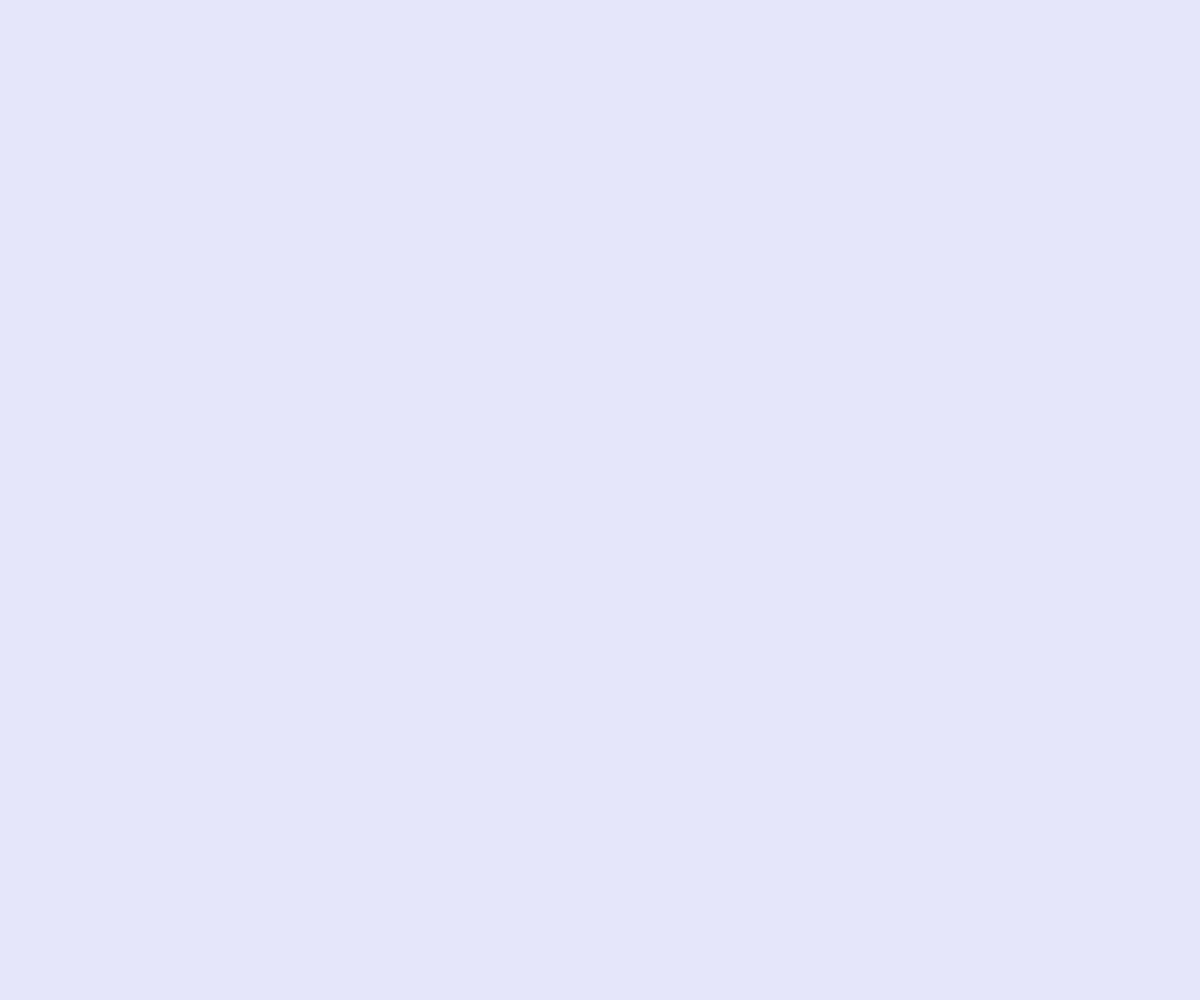
Frame 1 (no input)
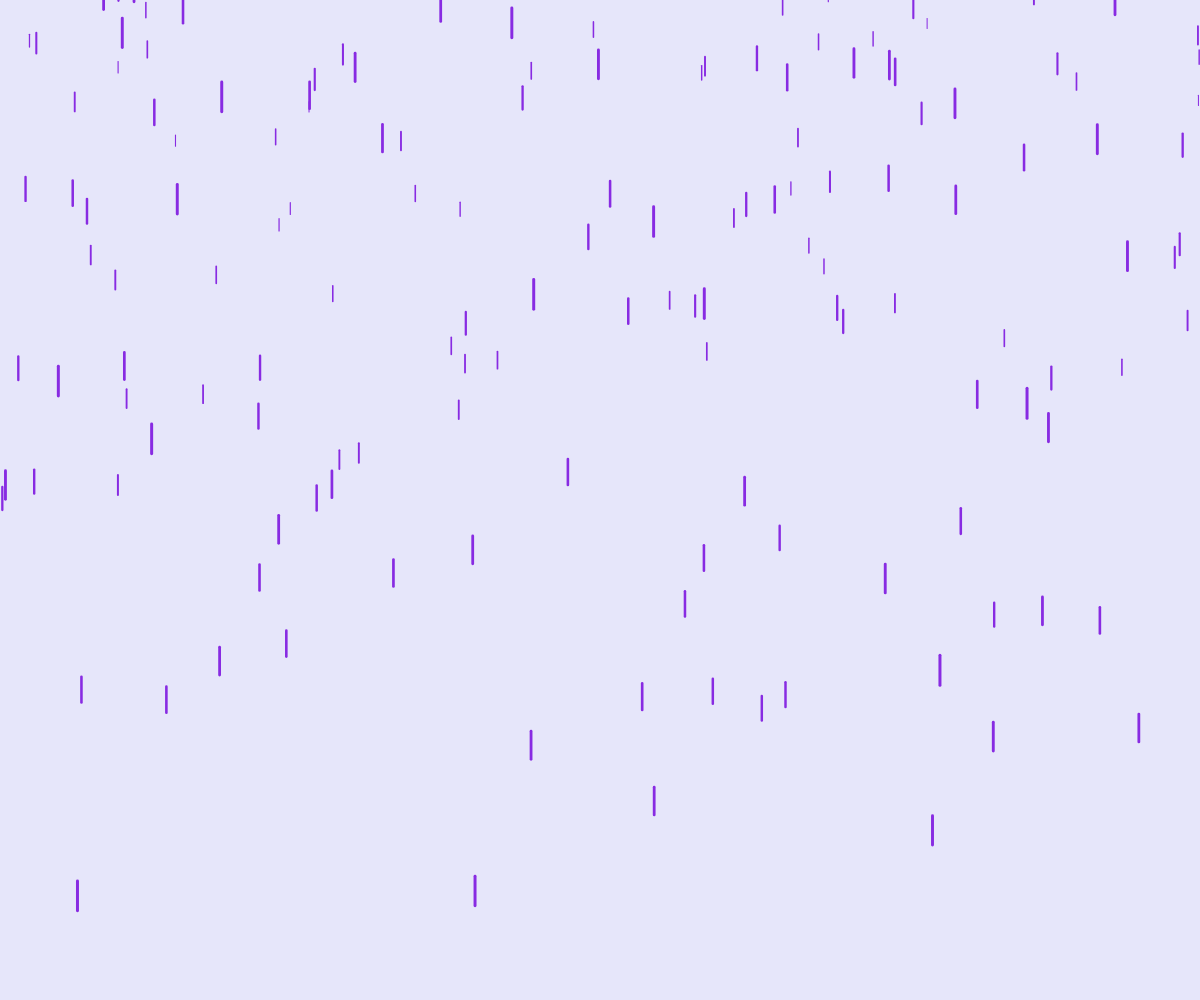
Frame 60 (no input)
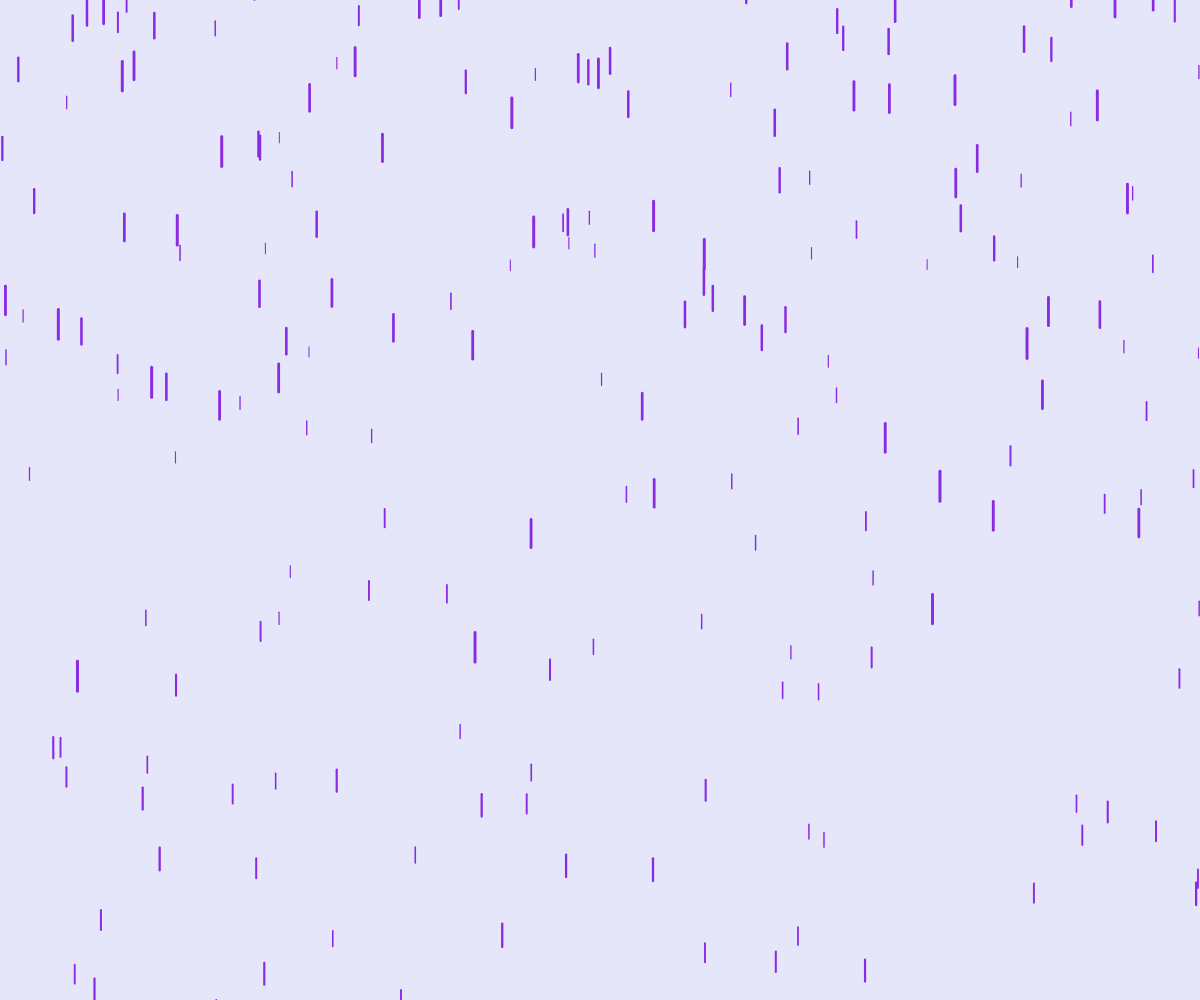
Frame 120 (the mouse pressed at the canvas centre since frame 60)

The p5.js sketch that drew these frames (run headless with seeded random() and noise() and a simulated clock; from frame 60 on, the mouse is pressed at the canvas centre):

// p5.js sketch
// ── sketch.js
var newDrops;

function setup(){
  createCanvas(windowWidth, windowHeight);
  newDrops = [];
  for (var i = 0; i < 250; i++) {
    newDrops.push(new Drop());
  };
}

function draw(){
  background(230,230,250);
  newDrops.forEach(function(drop){
    drop.fall();
    drop.show();
  })
}

function Drop(){
  
  this.x = random(width);
  this.y = random(-1000,-50);
  this.z = random(0,20);
  this.gravity = map(this.z,0,20,0.01,0.2);
  this.length = map(this.z,0,20,10,30);
  this.speed = map(this.z, 0, 20, 3,10);

  this.fall = function(){

    this.y += this.speed;
    this.speed += this.gravity;
    if (this.y > height){
      this.y = random(-100,-200);
      this.speed = map(this.z, 0, 20, 3,10);
    }
  }

  this.show = function(){
    console.log(this.y);
    stroke(136, 43, 226);
    strokeWeight(map(this.z, 0, 20, 1, 3));
    line(this.x, this.y, this.x, this.y + this.length);
  }
}



// var d;
// // The setup function runs once

// function setup() {
//   createCanvas(windowWidth, windowHeight);
//   d = new Drop();
// }

// //The draw function runs many times per second. The default rate is 60 frames per second!
// function draw() {
//   background(230,230,250);
//   d.fall();
//   d.show();
// }

// function Drop(){
//   this.x = width/2;
//   this.y = 0;
//   this.len = 10;
//   this.yspeed = 1;

//   this.show = function(){
//     stroke(136, 43, 226);
//     strokeWeight();
//     line(this.x, this.y, this.x, this.y + this.len);
//   }

//   this.fall = function(){
//     this.y = y + yspeed
//   }
// }

// ── drop.js
function Drop(){
  
  this.x = random(width);
  this.y = random(-1000,-50);
  this.z = random(0,20);
  this.gravity = map(this.z,0,20,0.01,0.2);
  this.length = map(this.z,0,20,10,30);
  this.speed = map(this.z, 0, 20, 3,10);
  this.dropColor = color(random(255),random(255),random(255));
  this.dropVolume = map(this.z, 0, 20, 0.01, 0.05);
  
  this.fall = function(){

    this.y += this.speed;
    this.speed += this.gravity;

    if (this.y > height){
      dropSound.setVolume(this.dropVolume);
      console.log(this.dropVolume);
      dropSound.playMode('sustain');
      dropSound.play();
      this.y = random(-100,-200);
      this.speed = map(this.z, 0, 20, 3,10);
    }
  }

  this.show = function(){
    if(mouseIsPressed){
      stroke(this.dropColor);
    }else{
      stroke(136, 43, 226);
    }
      
    strokeWeight(map(this.z, 0, 20, 1, 3));
    line(this.x, this.y, this.x, this.y + this.length);
  }
}
